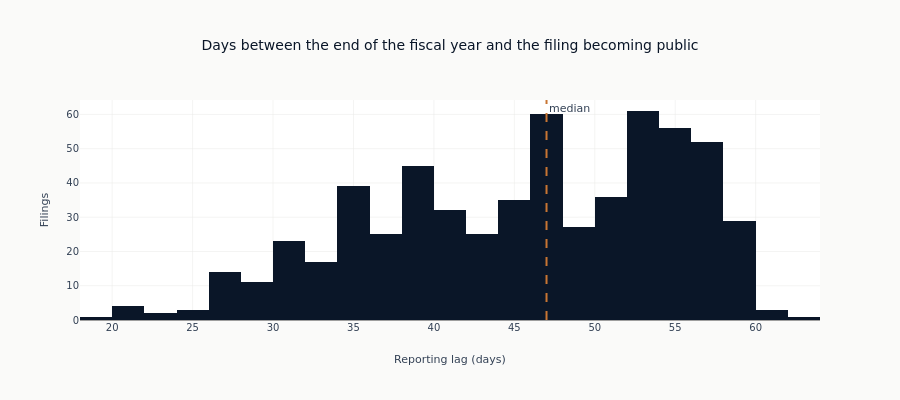

Notebook cell for this chart:
### Code cell
fig = go.Figure(
    go.Histogram(
        x=lag.to_list(),
        marker_color=COLORS["blue"],
        xbins=dict(start=0, end=int(lag.max()) + 5, size=2),
    )
)
fig.add_vline(
    x=lag_median,
    line=dict(color=COLORS["copper"], width=2, dash="dash"),
    annotation_text="median",
)
fig.update_layout(
    title="Days between the end of the fiscal year and the filing becoming public",
    xaxis_title="Reporting lag (days)",
    yaxis_title="Filings",
    height=400,
)
show_plotly_with_alt(
    fig,
    "A histogram of the reporting lag across the corpus, in two-day bins. The mass sits "
    "between roughly thirty and sixty days, with a dashed vertical line marking the median. "
    "No filing falls at or below zero.",
)

### Figure 1 — Plotly figure (JSON) as saved in the notebook; plotly's stock layout.template omitted (floating-point values rounded to 4 significant figures; data arrays with more than 128 entries replaced by an {"elided": "..."} marker saying what was removed)
{"data": [{"marker": {"color": "#0a1628"}, "type": "histogram", "x": {"elided": "601 int values"}, "xbins": {"end": 67, "size": 2, "start": 0}}], "layout": {"annotations": [{"showarrow": false, "text": "median", "x": 47.0, "xanchor": "left", "xref": "x", "y": 1, "yanchor": "top", "yref": "y domain"}], "height": 400, "shapes": [{"line": {"color": "#C87533", "dash": "dash", "width": 2}, "type": "line", "x0": 47.0, "x1": 47.0, "xref": "x", "y0": 0, "y1": 1, "yref": "y domain"}], "title": {"text": "Days between the end of the fiscal year and the filing becoming public"}, "xaxis": {"title": {"text": "Reporting lag (days)"}}, "yaxis": {"title": {"text": "Filings"}}}}
